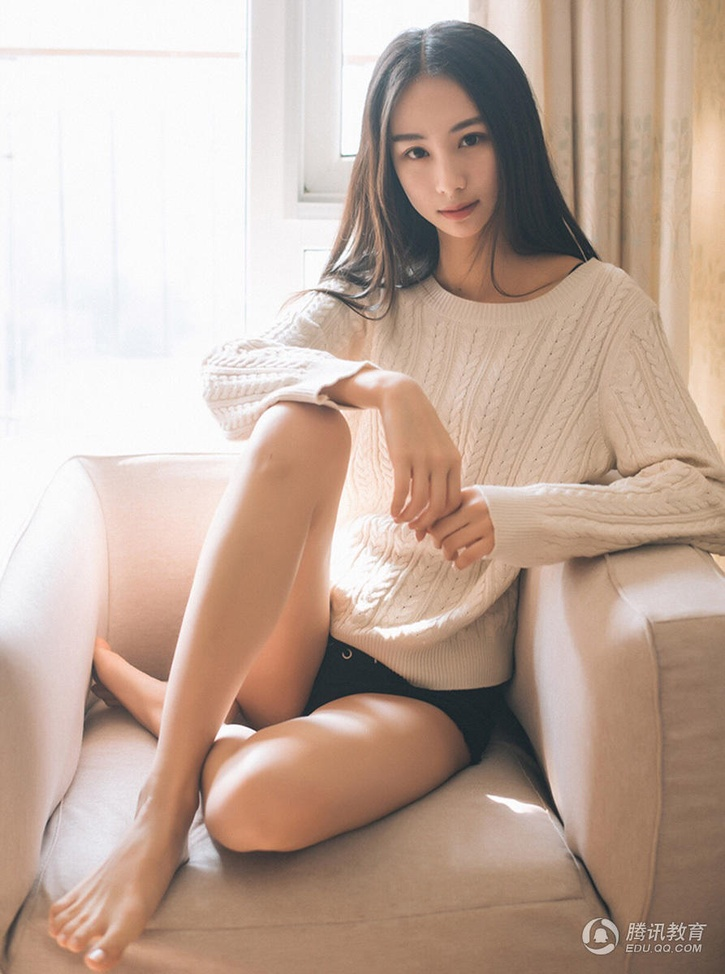
#> input picture crawler/1.jpg, 725 x 974 px, shrunk from 893 x 1200 before the run
$ jupyter execute opencv_demo.ipynb   (Python 2 division)   (older library calls are emulated)
#> lines starting #> are read from the running program, lines starting #| are printed output that depends on the picture
[cell 1]
# -*- coding: utf-8 -*-
import cv2,sys
inputImageFile=sys.argv[1]
print inputImageFile
faceClassifier=cv2.CascadeClassifier('haarcascade_frontalface_default.xml')
objImage=cv2.imread(inputImageFile)
#> objImage is the input picture: shape (974, 725, 3); mean B, G, R 156.9, 170.7, 193.7
cvtImage=cv2.cvtColor(objImage,cv2.COLOR_BGR2GRAY)
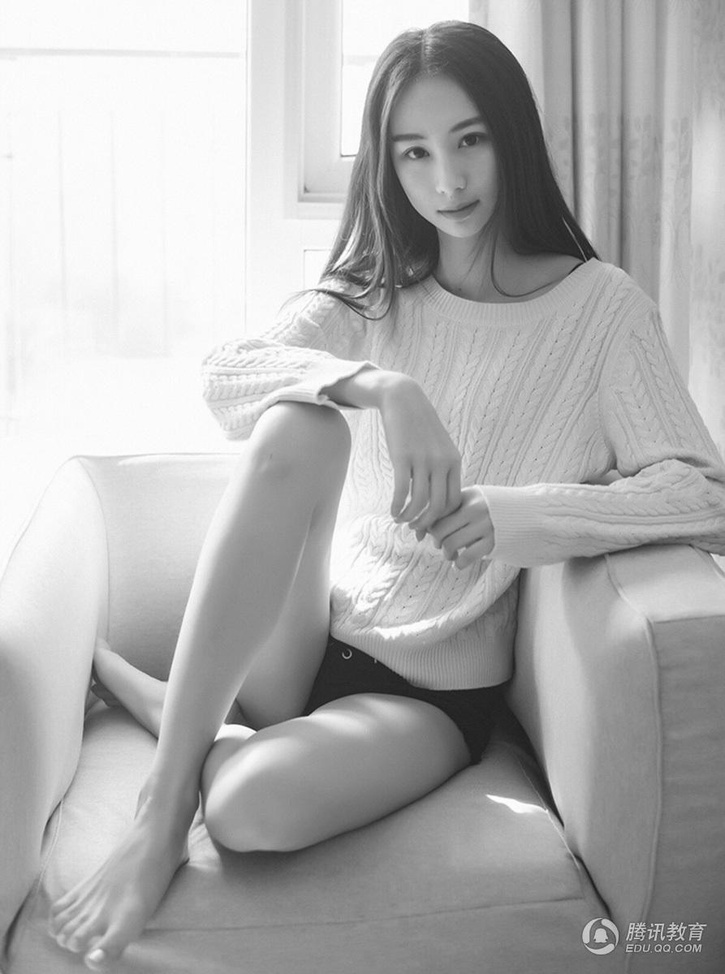
#> cvtImage: shape (974, 725); min 23, max 255, mean 176
# foundFaces=faceClassifier.detectMultiScale(cvtImage,scaleFactor=1.3,minNeighbors=9,minSize=(50,50),flags = cv2.cv.CV_HAAR_SCALE_IMAGE)
# print(" 在图片中找到了 {} 个人脸".format(len(foundFaces)))


$ run again, with crawler/2.jpg copied over crawler/1.jpg
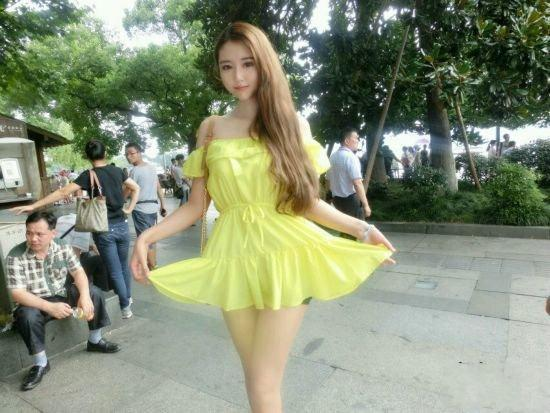
#> input picture crawler/2.jpg, 550 x 413 px
#> objImage is the input picture: shape (413, 550, 3); mean B, G, R 119.6, 144.2, 135.7
#> `cvtImage=cv2.cvtColor(objImage,cv2.COLOR_BGR2GRAY)`:
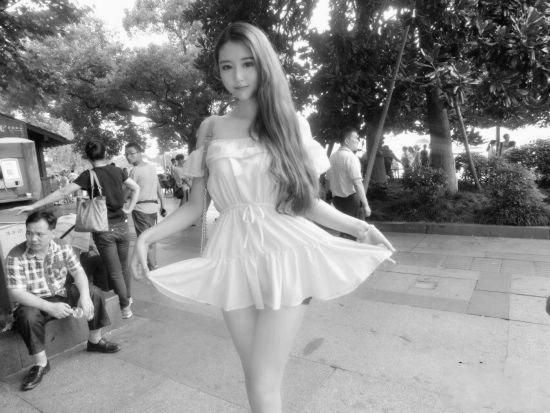
#> cvtImage: shape (413, 550); min 1, max 255, mean 138.8

$ run again, with crawler/3.jpg copied over crawler/1.jpg
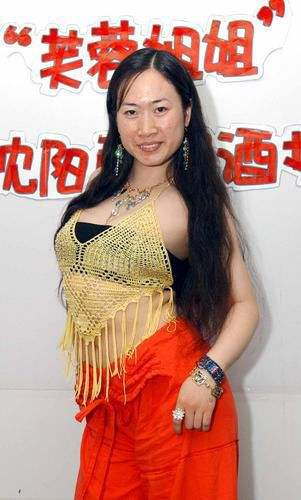
#> input picture crawler/3.jpg, 301 x 500 px
#> objImage is the input picture: shape (500, 301, 3); mean B, G, R 136.3, 147.7, 193.3
#> `cvtImage=cv2.cvtColor(objImage,cv2.COLOR_BGR2GRAY)`:
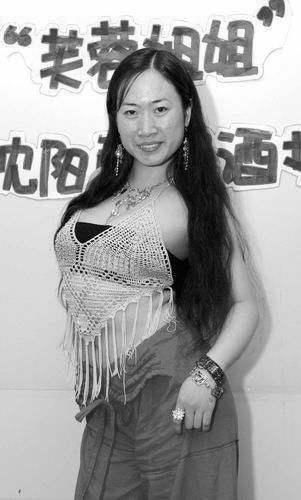
#> cvtImage: shape (500, 301); min 0, max 255, mean 160

$ run again, with crawler/4.jpg copied over crawler/1.jpg
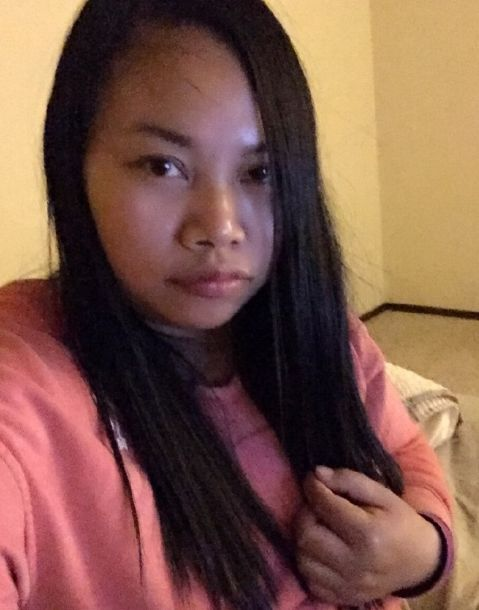
#> input picture crawler/4.jpg, 479 x 610 px
#> objImage is the input picture: shape (610, 479, 3); mean B, G, R 74.9, 88.3, 126.2
#> `cvtImage=cv2.cvtColor(objImage,cv2.COLOR_BGR2GRAY)`:
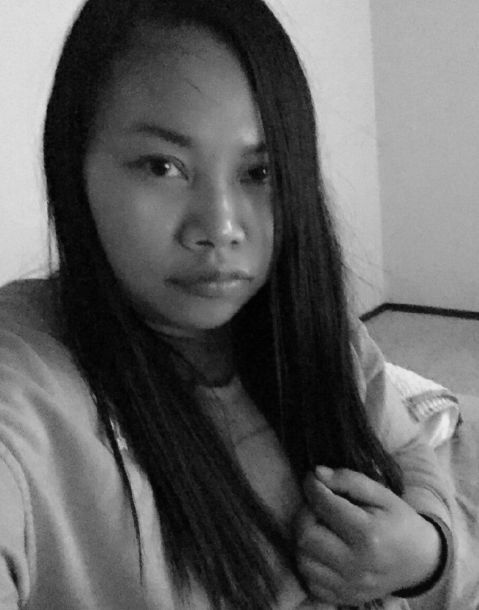
#> cvtImage: shape (610, 479); min 1, max 236, mean 98.1
